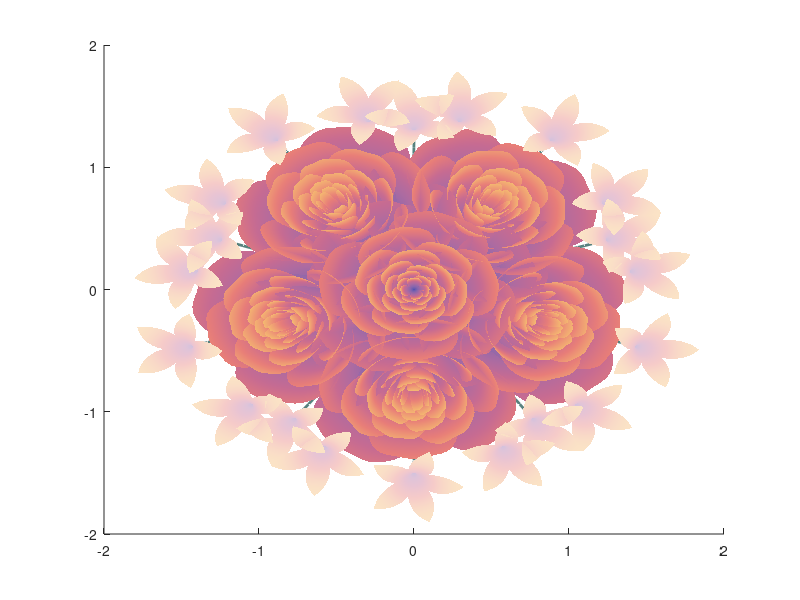

The MATLAB script that drew this image: (Note: this script raises an error after producing the figure.)
function roseBouquet
figure('Units','normalized','Position',[.2,.1,.6,.7])
%曲面数据计算 ==============================================================
% 玫瑰部分 -----------------------------------------------------------------
[xr,tr]=meshgrid((0:24)./24,(0:0.5:575)./575.*20.*pi+4*pi);
pr=(pi/2)*exp(-tr./(8*pi));
cr=sin(15*tr)/150;
ur=1-(1-mod(3.6*tr,2*pi)./pi).^4./2+cr;
yr=2*(xr.^2-xr).^2.*sin(pr);
rr=ur.*(xr.*sin(pr)+yr.*cos(pr));
hr=ur.*(xr.*cos(pr)-yr.*sin(pr));
% 百合花部分 ---------------------------------------------------------------
rb=0:.01:1;
tb=linspace(0,2,151);
wb=rb'*((abs((1-mod(tb*5,2))))/2+.3);
xb=wb.*cospi(tb);
yb=wb.*sinpi(tb); 
zb=@(a)(-cospi(wb*a)+1).^.2;
Zb=zb(1.2);
g=@(i)i(:,1:30:151)/2;
%颜色映射表 ================================================================
colorList=[0.3300    0.3300    0.6900
    0.5300    0.4000    0.6800
    0.6800    0.4200    0.6300
    0.7800    0.4200    0.5700
    0.9100    0.4900    0.4700
    0.9600    0.7300    0.4400];
% colorList=[0.9176    0.7490    0.3765
%     0.9294    0.7725    0.4902
%     0.9333    0.7451    0.5961
%     0.8902    0.6980    0.5294
%     0.8784    0.6941    0.6235
%     0.9216    0.7412    0.7529
%     0.8588    0.6039    0.7686
%     0.8510    0.4706    0.6392
%     0.7608    0.2118    0.3569];
colorMapr=setColorByH(hr,colorList);
colorMapb=setColorByH(Zb,colorList.*.4+.6);
    function cMap=setColorByH(H,cList)
        X=(H-min(min(H)))./(max(max(H))-min(min(H)));
        xx=(0:size(cList,1)-1)./(size(cList,1)-1);
        y1=cList(:,1);y2=cList(:,2);y3=cList(:,3);
        cMap(:,:,1)=interp1(xx,y1,X,'linear');
        cMap(:,:,2)=interp1(xx,y2,X,'linear');
        cMap(:,:,3)=interp1(xx,y3,X,'linear');
    end
% 旋转函数预定义 ===========================================================
yaw_z=72*pi/180;
roll_x_1=pi/8;
roll_x_2=pi/9;
R_z_2=[cos(yaw_z)  , -sin(yaw_z)  , 0; sin(yaw_z)  , cos(yaw_z)  , 0; 0, 0, 1];
R_z_1=[cos(yaw_z/2), -sin(yaw_z/2), 0; sin(yaw_z/2), cos(yaw_z/2), 0; 0, 0, 1];
R_z_3=[cos(yaw_z/3), -sin(yaw_z/3), 0; sin(yaw_z/3), cos(yaw_z/3), 0; 0, 0, 1];
R_x_1=[1, 0, 0; 0, cos(roll_x_1), -sin(roll_x_1); 0, sin(roll_x_1), cos(roll_x_1)];
R_x_2=[1, 0, 0; 0, cos(roll_x_2), -sin(roll_x_2); 0, sin(roll_x_2), cos(roll_x_2)];
    function [nX,nY,nZ]=rotateXYZ(X,Y,Z,R)
        nX=zeros(size(X)); nY=zeros(size(Y)); nZ=zeros(size(Z));
        for i=1:size(X,1)
            for j=1:size(X,2)
                v=[X(i,j);Y(i,j);Z(i,j)];
                nv=R*v; nX(i,j)=nv(1); nY(i,j)=nv(2); nZ(i,j)=nv(3);
            end
        end
    end
% 绘制花杆函数预定义 ========================================================
    function drawStraw(X,Y,Z)
        [m,n]=find(Z==min(min(Z)));
        m=m(1);n=n(1);
        x1=X(m,n);y1=Y(m,n);z1=Z(m,n)+.03;
        xx=[x1,0,(x1.*cos(pi/3)-y1.*sin(pi/3))./3].';
        yy=[y1,0,(y1.*cos(pi/3)+x1.*sin(pi/3))./3].';
        zz=[z1,-.7,-1.5].';
        strawPnts=bezierCurve([xx,yy,zz],50);
        plot3(strawPnts(:,1),strawPnts(:,2),strawPnts(:,3),'Color',[88,130,126]./255,'LineWidth',2)
    end
% 贝塞尔函数 ---------------------------------------------------------------
    function pnts=bezierCurve(pnts,N)
        t=linspace(0,1,N);
        p=size(pnts,1)-1;
        coe1=factorial(p)./factorial(0:p)./factorial(p:-1:0);
        coe2=((t).^((0:p)')).*((1-t).^((p:-1:0)'));
        pnts=(pnts'*(coe1'.*coe2))';
    end
%曲面旋转及绘制 ============================================================
hold on
surface(rr.*cos(tr),rr.*sin(tr),hr+0.35,'EdgeAlpha',0.05,...
    'EdgeColor',[0 0 0],'FaceColor','interp','CData',colorMapr,'Tag','slandarer')
[nXr,nYr,nZr]=rotateXYZ(rr.*cos(tr),rr.*sin(tr),hr+0.35,R_x_1);
nYr=nYr-.4;
surface(nXr,nYr,nZr-.1,'EdgeAlpha',0.05,...
'EdgeColor',[0 0 0],'FaceColor','interp','CData',colorMapr)
drawStraw(nXr,nYr,nZr-.1)
for k=1:4
    [nXr,nYr,nZr]=rotateXYZ(nXr,nYr,nZr,R_z_2);
    surface(nXr,nYr,nZr-.1,'EdgeAlpha',0.05,...
    'EdgeColor',[0 0 0],'FaceColor','interp','CData',colorMapr)
    drawStraw(nXr,nYr,nZr-.1)
end   
% -------------------------------------------------------------------------
[nXb,nYb,nZb]=rotateXYZ(xb./2.5,yb./2.5,Zb./2.5+.32,R_x_2);
nYb=nYb-1.35;
for k=1:5
    [nXb,nYb,nZb]=rotateXYZ(nXb,nYb,nZb,R_z_2);
    surface(nXb,nYb,nZb,'EdgeColor','none','FaceColor','interp','CData',colorMapb)
    drawStraw(nXb,nYb,nZb)
end  
[nXb,nYb,nZb]=rotateXYZ(xb./2.5,yb./2.5,Zb./2.5+.32,R_x_2);
nYb=nYb-1.15;
[nXb,nYb,nZb]=rotateXYZ(nXb,nYb,nZb,R_z_1);
for k=1:5
    [nXb,nYb,nZb]=rotateXYZ(nXb,nYb,nZb,R_z_2);
    surface(nXb,nYb,nZb,'EdgeColor','none','FaceColor','interp','CData',colorMapb)
    drawStraw(nXb,nYb,nZb)
end
[nXb,nYb,nZb]=rotateXYZ(xb./2.5,yb./2.5,Zb./2.5+.32,R_x_2);
nYb=nYb-1.25;
[nXb,nYb,nZb]=rotateXYZ(nXb,nYb,nZb,R_z_3);
for k=1:5
    [nXb,nYb,nZb]=rotateXYZ(nXb,nYb,nZb,R_z_2);
    surface(nXb,nYb,nZb,'EdgeColor','none','FaceColor','interp','CData',colorMapb)
    drawStraw(nXb,nYb,nZb)
end  
[nXb,nYb,nZb]=rotateXYZ(xb./2.5,yb./2.5,Zb./2.5+.32,R_x_2);
nYb=nYb-1.25;
[nXb,nYb,nZb]=rotateXYZ(nXb,nYb,nZb,R_z_3);
[nXb,nYb,nZb]=rotateXYZ(nXb,nYb,nZb,R_z_3);
for k=1:5
    [nXb,nYb,nZb]=rotateXYZ(nXb,nYb,nZb,R_z_2);
    surface(nXb,nYb,nZb,'EdgeColor','none','FaceColor','interp','CData',colorMapb)
    drawStraw(nXb,nYb,nZb)
end  
%axes属性调整 ==============================================================
ax=gca;
ax.Position=[0,0,1,1];
grid on
ax.GridLineStyle='--';
ax.LineWidth=1.2;
ax.XColor=[1,1,1].*0.4;
ax.YColor=[1,1,1].*0.4;
ax.ZColor=[1,1,1].*0.4;
ax.DataAspectRatio=[1,1,1];
ax.DataAspectRatioMode='manual';
view(-15,35);
end
